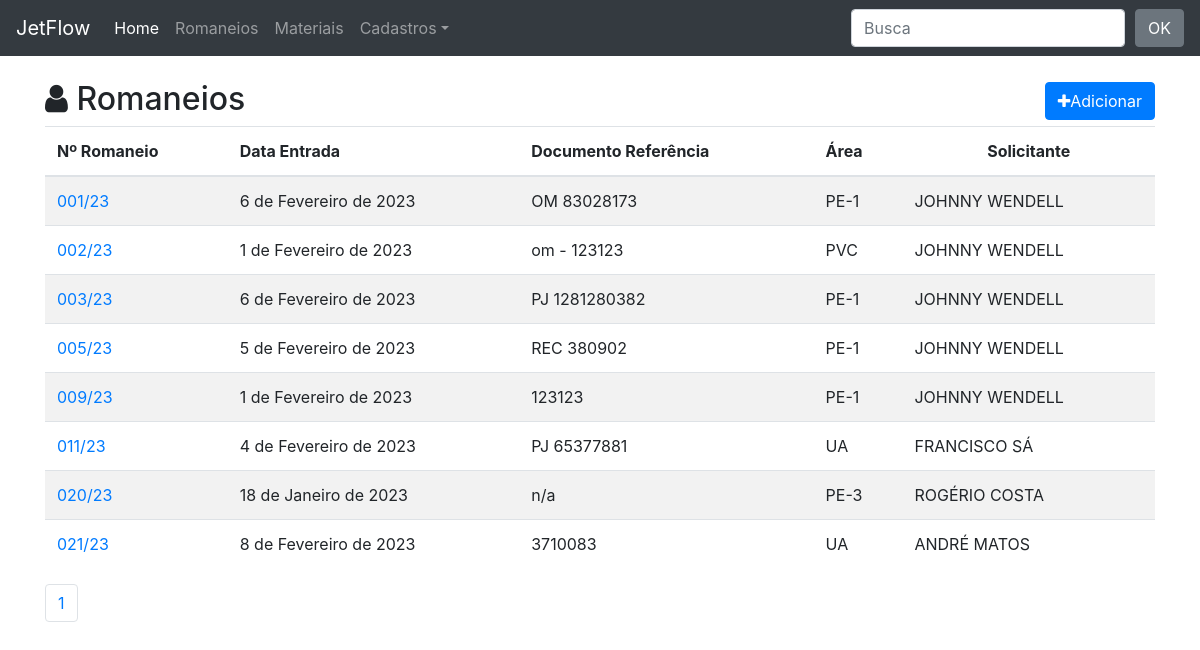
The app's page /romaneios/ with its own data.
### romaneio/models.py (models this page shows, shortened)
class Romaneio(models.Model):
    funcionario = models.ForeignKey(User, on_delete=models.CASCADE)
    entrada = models.DateField(verbose_name='Data de Entrada')
    nf = models.CharField('NF',max_length=15, blank=True, null=True)
    romaneio = models.CharField(max_length=15, unique=True)
    documento = models.CharField('documento referência', max_length=20, blank=True, null=True)
    obs = models.CharField('Obs',blank=True, null=True, max_length=40)
    area = models.ForeignKey(Area, on_delete=models.CASCADE)
    solicitante = models.ForeignKey(Solicitante, on_delete=models.CASCADE)
    class Meta:
        ordering = ('romaneio',)
    def get_absolute_url(self):
        return reverse_lazy('romaneio:romaneio_detail', kwargs={'pk': self.pk})

class Area(models.Model):
    area = models.CharField(max_length=30, unique=True)
    class Meta:
        ordering = ('area',)
    def __str__(self):
        return self.area

class Solicitante(models.Model):
    solicitante = models.CharField(max_length=30, unique=True)
    class Meta:
        ordering = ('solicitante',)
    def __str__(self):
        return self.solicitante

### romaneio/views.py (the view)
# urls.py: path('romaneios/', v.RomaneioList.as_view(), name='romaneio_list'),
class RomaneioList(ListView):
    model = Romaneio
    template_name = 'romaneio_list.html'
    paginate_by = 20
    context_object_name = 'objects_list'
    def get_queryset(self):
        queryset = super(RomaneioList, self).get_queryset()
        search = self.request.GET.get('search')
        if search:
            queryset = queryset.filter(romaneio__icontains=search)
        return queryset

### romaneio/templates/romaneio_list.html
{% extends "base.html" %}
{% block content %}
    <div class="page-header">
        <h2><i class="fa fa-user"></i> Romaneios
            <span class="pull-right">
                <a href="{% url 'romaneio:romaneios_add' %}">
                    <button type="button" class="btn btn-primary">
                        <span class="fa fa-plus"></span>Adicionar
                    </button>
                </a>
            </span>
        </h2>
        {% if objects_list %}
        <table class="table table-striped">
            <thead>
                <tr>
                    <th>Nº Romaneio</th>
                    <th>Data Entrada</th>
                    <th>Documento Referência</th>
                    <th>Área</th>
                    <th class="text-center">Solicitante</th>
                </tr>
            </thead>
            <tbody>
                {% for object in objects_list %}
                <tr>
                    <td><a href="{{ object.get_absolute_url }}">{{ object.romaneio }}</a></td>
                    <td>{{ object.entrada }}</td>
                    <td>{{ object.documento }}</td>
                    <td>{{ object.area }}</td>
                    <td>{{ object.solicitante }}</td>
                </tr>
                {% endfor %}
            </tbody>
        </table>
        {% else %}
        <p class="alert alert-warning">Sem Itens na Lista </p>
        {% endif %}
    </div>
    {% include "includes/pagination.html" %}
{% endblock content %}

### core/static/css/style.css (style rules this page uses)
body { margin-top: 80px; }

### records on screen
Romaneio: romaneio "001/23", entrada "6 de Fevereiro de 2023", documento "OM 83028173", area "PE-1", solicitante "JOHNNY WENDELL"
Romaneio: romaneio "002/23", entrada "1 de Fevereiro de 2023", documento "om - 123123", area "PVC", solicitante "JOHNNY WENDELL"
Romaneio: romaneio "003/23", entrada "6 de Fevereiro de 2023", documento "PJ 1281280382", area "PE-1", solicitante "JOHNNY WENDELL"
Romaneio: romaneio "005/23", entrada "5 de Fevereiro de 2023", documento "REC 380902", area "PE-1", solicitante "JOHNNY WENDELL"
Romaneio: romaneio "009/23", entrada "1 de Fevereiro de 2023", documento "123123", area "PE-1", solicitante "JOHNNY WENDELL"
Romaneio: romaneio "011/23", entrada "4 de Fevereiro de 2023", documento "PJ 65377881", area "UA", solicitante "FRANCISCO SÁ"
Romaneio: romaneio "020/23", entrada "18 de Janeiro de 2023", documento "n/a", area "PE-3", solicitante "ROGÉRIO COSTA"
Romaneio: romaneio "021/23", entrada "8 de Fevereiro de 2023", documento "3710083", area "UA", solicitante "ANDRÉ MATOS"

### other values on screen
{{ pg }} "1"
